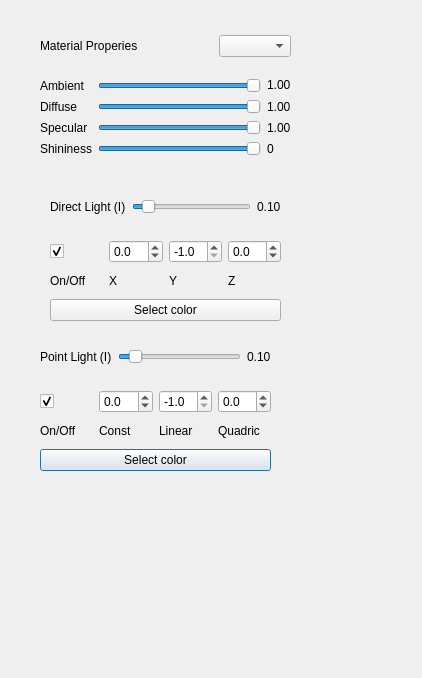
<?xml version="1.0" encoding="UTF-8"?>
<ui version="4.0">
 <class>Dialog</class>
 <widget class="QDialog" name="Dialog">
  <property name="geometry">
   <rect>
    <x>0</x>
    <y>0</y>
    <width>422</width>
    <height>678</height>
   </rect>
  </property>
  <property name="windowTitle">
   <string>Dialog</string>
  </property>
  <widget class="QWidget" name="layoutWidget">
   <property name="geometry">
    <rect>
     <x>40</x>
     <y>330</y>
     <width>231</width>
     <height>141</height>
    </rect>
   </property>
   <layout class="QVBoxLayout" name="verticalLayout_3">
    <item>
     <layout class="QHBoxLayout" name="horizontalLayout_3">
      <item>
       <widget class="QLabel" name="PointLightLabel">
        <property name="text">
         <string>Point Light (I)</string>
        </property>
       </widget>
      </item>
      <item>
       <widget class="QSlider" name="PointLightIntensitySlider">
        <property name="minimum">
         <number>1</number>
        </property>
        <property name="maximum">
         <number>100</number>
        </property>
        <property name="value">
         <number>10</number>
        </property>
        <property name="orientation">
         <enum>Qt::Horizontal</enum>
        </property>
       </widget>
      </item>
      <item>
       <widget class="QLabel" name="PointLightIntensityVal">
        <property name="text">
         <string>0.10</string>
        </property>
       </widget>
      </item>
     </layout>
    </item>
    <item>
     <layout class="QGridLayout" name="gridLayout_3">
      <item row="1" column="0">
       <widget class="QLabel" name="label_5">
        <property name="text">
         <string>On/Off</string>
        </property>
       </widget>
      </item>
      <item row="0" column="0">
       <widget class="QCheckBox" name="PointLightSwitch">
        <property name="text">
         <string notr="true"/>
        </property>
        <property name="checked">
         <bool>true</bool>
        </property>
       </widget>
      </item>
      <item row="0" column="2">
       <widget class="QDoubleSpinBox" name="PointLightLinSpinBox">
        <property name="decimals">
         <number>1</number>
        </property>
        <property name="minimum">
         <double>-1.000000000000000</double>
        </property>
        <property name="maximum">
         <double>1.000000000000000</double>
        </property>
        <property name="singleStep">
         <double>0.100000000000000</double>
        </property>
        <property name="value">
         <double>-1.000000000000000</double>
        </property>
       </widget>
      </item>
      <item row="0" column="1">
       <widget class="QDoubleSpinBox" name="PointLightConstSpinBox">
        <property name="decimals">
         <number>1</number>
        </property>
        <property name="minimum">
         <double>-1.000000000000000</double>
        </property>
        <property name="maximum">
         <double>1.000000000000000</double>
        </property>
        <property name="singleStep">
         <double>0.100000000000000</double>
        </property>
       </widget>
      </item>
      <item row="1" column="3">
       <widget class="QLabel" name="label_6">
        <property name="text">
         <string>Quadric</string>
        </property>
       </widget>
      </item>
      <item row="0" column="3">
       <widget class="QDoubleSpinBox" name="PointLightQuadSpinBox">
        <property name="decimals">
         <number>1</number>
        </property>
        <property name="minimum">
         <double>-1.000000000000000</double>
        </property>
        <property name="maximum">
         <double>1.000000000000000</double>
        </property>
        <property name="singleStep">
         <double>0.100000000000000</double>
        </property>
       </widget>
      </item>
      <item row="1" column="1">
       <widget class="QLabel" name="label_7">
        <property name="text">
         <string>Const</string>
        </property>
       </widget>
      </item>
      <item row="1" column="2">
       <widget class="QLabel" name="label_8">
        <property name="text">
         <string>Linear</string>
        </property>
       </widget>
      </item>
     </layout>
    </item>
    <item>
     <widget class="QPushButton" name="PointLightColorButton">
      <property name="text">
       <string>Select color</string>
      </property>
     </widget>
    </item>
   </layout>
  </widget>
  <widget class="QWidget" name="">
   <property name="geometry">
    <rect>
     <x>40</x>
     <y>20</y>
     <width>251</width>
     <height>151</height>
    </rect>
   </property>
   <layout class="QVBoxLayout" name="verticalLayout">
    <item>
     <layout class="QHBoxLayout" name="horizontalLayout">
      <item>
       <widget class="QLabel" name="MaterialPropertiesLabel">
        <property name="sizePolicy">
         <sizepolicy hsizetype="Minimum" vsizetype="Minimum">
          <horstretch>0</horstretch>
          <verstretch>0</verstretch>
         </sizepolicy>
        </property>
        <property name="text">
         <string>Material Properies</string>
        </property>
       </widget>
      </item>
      <item>
       <spacer name="horizontalSpacer">
        <property name="orientation">
         <enum>Qt::Horizontal</enum>
        </property>
        <property name="sizeType">
         <enum>QSizePolicy::Expanding</enum>
        </property>
        <property name="sizeHint" stdset="0">
         <size>
          <width>40</width>
          <height>20</height>
         </size>
        </property>
       </spacer>
      </item>
      <item>
       <widget class="QComboBox" name="MaterialComboBox"/>
      </item>
     </layout>
    </item>
    <item>
     <layout class="QGridLayout" name="gridLayout">
      <item row="0" column="2">
       <widget class="QLabel" name="AmbientVal">
        <property name="focusPolicy">
         <enum>Qt::ClickFocus</enum>
        </property>
        <property name="text">
         <string>1.00</string>
        </property>
       </widget>
      </item>
      <item row="1" column="2">
       <widget class="QLabel" name="DiffuseVal">
        <property name="text">
         <string>1.00</string>
        </property>
       </widget>
      </item>
      <item row="2" column="2">
       <widget class="QLabel" name="SpecularVal">
        <property name="text">
         <string>1.00</string>
        </property>
       </widget>
      </item>
      <item row="2" column="1">
       <widget class="QSlider" name="SpecularSlider">
        <property name="minimum">
         <number>1</number>
        </property>
        <property name="maximum">
         <number>100</number>
        </property>
        <property name="value">
         <number>100</number>
        </property>
        <property name="orientation">
         <enum>Qt::Horizontal</enum>
        </property>
       </widget>
      </item>
      <item row="2" column="0">
       <widget class="QLabel" name="SpecularLabel">
        <property name="text">
         <string>Specular</string>
        </property>
       </widget>
      </item>
      <item row="1" column="0">
       <widget class="QLabel" name="DiffuseLabel">
        <property name="text">
         <string>Diffuse</string>
        </property>
       </widget>
      </item>
      <item row="3" column="0">
       <widget class="QLabel" name="ShininessLabel">
        <property name="text">
         <string>Shininess</string>
        </property>
       </widget>
      </item>
      <item row="1" column="1">
       <widget class="QSlider" name="DiffuseSlider">
        <property name="minimum">
         <number>1</number>
        </property>
        <property name="maximum">
         <number>100</number>
        </property>
        <property name="value">
         <number>100</number>
        </property>
        <property name="orientation">
         <enum>Qt::Horizontal</enum>
        </property>
       </widget>
      </item>
      <item row="0" column="0">
       <widget class="QLabel" name="AmbientLabel">
        <property name="text">
         <string>Ambient</string>
        </property>
       </widget>
      </item>
      <item row="0" column="1">
       <widget class="QSlider" name="AmbientSlider">
        <property name="minimum">
         <number>1</number>
        </property>
        <property name="maximum">
         <number>100</number>
        </property>
        <property name="value">
         <number>100</number>
        </property>
        <property name="orientation">
         <enum>Qt::Horizontal</enum>
        </property>
       </widget>
      </item>
      <item row="3" column="1">
       <widget class="QSlider" name="ShininessSlider">
        <property name="minimum">
         <number>1</number>
        </property>
        <property name="maximum">
         <number>100</number>
        </property>
        <property name="value">
         <number>100</number>
        </property>
        <property name="orientation">
         <enum>Qt::Horizontal</enum>
        </property>
       </widget>
      </item>
      <item row="3" column="2">
       <widget class="QLabel" name="ShininessVal">
        <property name="text">
         <string>0</string>
        </property>
       </widget>
      </item>
     </layout>
    </item>
   </layout>
  </widget>
  <widget class="QWidget" name="">
   <property name="geometry">
    <rect>
     <x>50</x>
     <y>180</y>
     <width>231</width>
     <height>141</height>
    </rect>
   </property>
   <layout class="QVBoxLayout" name="verticalLayout_2">
    <item>
     <layout class="QHBoxLayout" name="horizontalLayout_2">
      <item>
       <widget class="QLabel" name="DirLightLabel">
        <property name="text">
         <string>Direct Light (I)</string>
        </property>
       </widget>
      </item>
      <item>
       <widget class="QSlider" name="DirLightIntensitySlider">
        <property name="minimum">
         <number>1</number>
        </property>
        <property name="maximum">
         <number>100</number>
        </property>
        <property name="value">
         <number>10</number>
        </property>
        <property name="orientation">
         <enum>Qt::Horizontal</enum>
        </property>
       </widget>
      </item>
      <item>
       <widget class="QLabel" name="DirLightIntensityVal">
        <property name="text">
         <string>0.10</string>
        </property>
       </widget>
      </item>
     </layout>
    </item>
    <item>
     <layout class="QGridLayout" name="gridLayout_2">
      <item row="1" column="0">
       <widget class="QLabel" name="label_4">
        <property name="text">
         <string>On/Off</string>
        </property>
       </widget>
      </item>
      <item row="0" column="0">
       <widget class="QCheckBox" name="DirLightSwitch">
        <property name="text">
         <string notr="true"/>
        </property>
        <property name="checked">
         <bool>true</bool>
        </property>
       </widget>
      </item>
      <item row="0" column="2">
       <widget class="QDoubleSpinBox" name="DirLightYSpinBox">
        <property name="decimals">
         <number>1</number>
        </property>
        <property name="minimum">
         <double>-1.000000000000000</double>
        </property>
        <property name="maximum">
         <double>1.000000000000000</double>
        </property>
        <property name="singleStep">
         <double>0.100000000000000</double>
        </property>
        <property name="value">
         <double>-1.000000000000000</double>
        </property>
       </widget>
      </item>
      <item row="0" column="1">
       <widget class="QDoubleSpinBox" name="DirLightXSpinBox">
        <property name="decimals">
         <number>1</number>
        </property>
        <property name="minimum">
         <double>-1.000000000000000</double>
        </property>
        <property name="maximum">
         <double>1.000000000000000</double>
        </property>
        <property name="singleStep">
         <double>0.100000000000000</double>
        </property>
       </widget>
      </item>
      <item row="1" column="3">
       <widget class="QLabel" name="label_3">
        <property name="text">
         <string>Z</string>
        </property>
       </widget>
      </item>
      <item row="0" column="3">
       <widget class="QDoubleSpinBox" name="DirLightZSpinBox">
        <property name="decimals">
         <number>1</number>
        </property>
        <property name="minimum">
         <double>-1.000000000000000</double>
        </property>
        <property name="maximum">
         <double>1.000000000000000</double>
        </property>
        <property name="singleStep">
         <double>0.100000000000000</double>
        </property>
       </widget>
      </item>
      <item row="1" column="1">
       <widget class="QLabel" name="label">
        <property name="text">
         <string>X</string>
        </property>
       </widget>
      </item>
      <item row="1" column="2">
       <widget class="QLabel" name="label_2">
        <property name="text">
         <string>Y</string>
        </property>
       </widget>
      </item>
     </layout>
    </item>
    <item>
     <widget class="QPushButton" name="DirLightColorButton">
      <property name="text">
       <string>Select color</string>
      </property>
     </widget>
    </item>
   </layout>
  </widget>
 </widget>
 <resources/>
 <connections/>
</ui>
